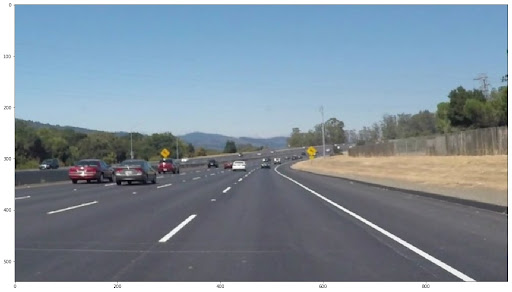
#> input picture onboardingProjects/WaseemAlsayed/cudaProj/lanes.jpg, 512 x 292 px, found by its file name
$ python lanedetection.py
#> lines starting #> are read from the running program, lines starting #| are printed output that depends on the picture; after the words box and inside, x2 and y2 are one past the last pixel; in counts of white or black regions, pixels touching at a corner belong together
import matplotlib.pyplot as plt
import matplotlib.image as mpimg
import numpy as np
import cv2

def region_of_interest(img, vertices):
    # Define a blank matrix that matches the image height/width.
    mask = np.zeros_like(img)    # Retrieve the number of color channels of the image.
    channel_count = img.shape[2]    # Create a match color with the same color channel counts.
    match_mask_color = (255,) * channel_count

    # Fill inside the polygon
    cv2.fillPoly(mask, vertices, match_mask_color)

    # Returning the image only where mask pixels match
    masked_image = cv2.bitwise_and(img, mask)
    return masked_image


image = mpimg.imread('lanes.jpg')
#> image is the input picture: shape (292, 512, 3); mean R, G, B 129.7, 144.1, 156.5

h, w, c = image.shape
#> h = 292; w = 512; c = 3
print('width:  ', w)
#| width:   512
print('height: ', h)
#| height:  292
print('channel:', c)
#| channel: 3

region_of_interest_vertices = [
    (0, h),
    (w / 2, h / 2),
    (w, h),
]
#> region_of_interest_vertices = [(0, 292), (256, 146), (512, 292)]

cropped_image = region_of_interest(
    image, np.array([region_of_interest_vertices], np.int32),)
#> in region_of_interest, `cv2.fillPoly(mask, vertices, match_mask_color)`:
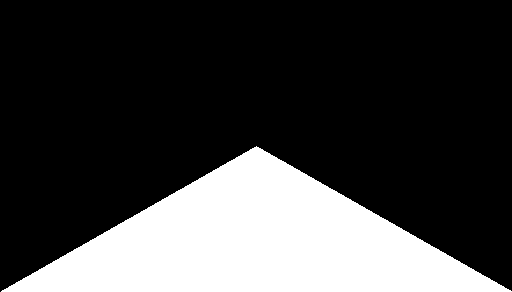
#> mask: shape (292, 512, 3); 25.1% white; 1 white region, box (x1, y1, x2, y2) and area: (1, 146, 512, 292) 37486
#> in region_of_interest, `masked_image = cv2.bitwise_and(img, mask)`:
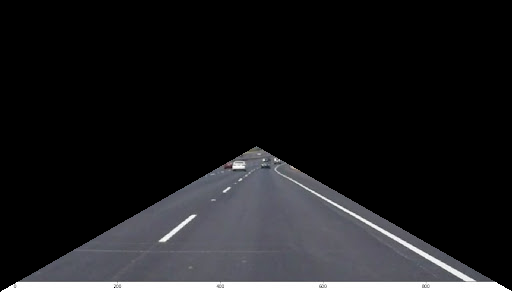
#> masked_image: shape (292, 512, 3); mean R, G, B 29.4, 29.5, 31.5

plt.figure()
plt.imshow(cropped_image)

# reading in an image
# printing out some stats and plotting the image
plt.imshow(image)
plt.imshow(cropped_image)
plt.show()
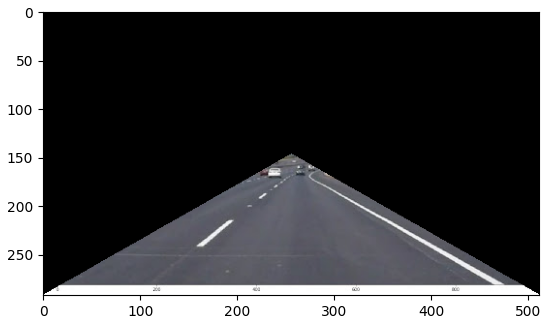
#> figure drawn by matplotlib, 1 panel
print('This image is:', type(image), 'with dimensions:', image.shape)
#| This image is: <class 'numpy.ndarray'> with dimensions: (292, 512, 3)
